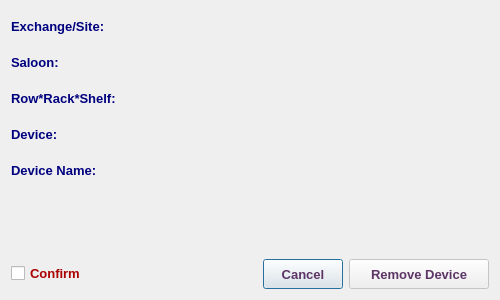
<?xml version="1.0" encoding="UTF-8"?>
<ui version="4.0">
 <class>RemoveDeviceInstallDialog</class>
 <widget class="QDialog" name="RemoveDeviceInstallDialog">
  <property name="windowModality">
   <enum>Qt::NonModal</enum>
  </property>
  <property name="geometry">
   <rect>
    <x>0</x>
    <y>0</y>
    <width>500</width>
    <height>300</height>
   </rect>
  </property>
  <property name="minimumSize">
   <size>
    <width>500</width>
    <height>300</height>
   </size>
  </property>
  <property name="maximumSize">
   <size>
    <width>501</width>
    <height>301</height>
   </size>
  </property>
  <property name="font">
   <font>
    <family>Tahoma</family>
    <pointsize>10</pointsize>
   </font>
  </property>
  <property name="windowTitle">
   <string>Remove Device</string>
  </property>
  <property name="windowIcon">
   <iconset resource="../../../../image.qrc">
    <normaloff>:/Image/remove.png</normaloff>:/Image/remove.png</iconset>
  </property>
  <layout class="QVBoxLayout" name="verticalLayout">
   <item>
    <layout class="QHBoxLayout" name="horizontalLayout_7">
     <item>
      <widget class="QLabel" name="label_6">
       <property name="minimumSize">
        <size>
         <width>160</width>
         <height>30</height>
        </size>
       </property>
       <property name="maximumSize">
        <size>
         <width>160</width>
         <height>30</height>
        </size>
       </property>
       <property name="font">
        <font>
         <family>Tahoma</family>
         <pointsize>10</pointsize>
         <weight>75</weight>
         <bold>true</bold>
        </font>
       </property>
       <property name="styleSheet">
        <string notr="true">color: rgb(0, 0, 127);</string>
       </property>
       <property name="text">
        <string>Exchange/Site:</string>
       </property>
      </widget>
     </item>
     <item>
      <widget class="QLabel" name="abbrLbl">
       <property name="sizePolicy">
        <sizepolicy hsizetype="Expanding" vsizetype="Preferred">
         <horstretch>0</horstretch>
         <verstretch>0</verstretch>
        </sizepolicy>
       </property>
       <property name="minimumSize">
        <size>
         <width>220</width>
         <height>30</height>
        </size>
       </property>
       <property name="maximumSize">
        <size>
         <width>500</width>
         <height>30</height>
        </size>
       </property>
       <property name="font">
        <font>
         <family>Tahoma</family>
         <pointsize>10</pointsize>
         <weight>75</weight>
         <bold>true</bold>
        </font>
       </property>
       <property name="styleSheet">
        <string notr="true">color: rgb(85, 0, 127);</string>
       </property>
       <property name="text">
        <string/>
       </property>
       <property name="alignment">
        <set>Qt::AlignLeading|Qt::AlignLeft|Qt::AlignVCenter</set>
       </property>
       <property name="wordWrap">
        <bool>true</bool>
       </property>
      </widget>
     </item>
    </layout>
   </item>
   <item>
    <layout class="QHBoxLayout" name="horizontalLayout_6">
     <item>
      <widget class="QLabel" name="label_5">
       <property name="minimumSize">
        <size>
         <width>160</width>
         <height>30</height>
        </size>
       </property>
       <property name="maximumSize">
        <size>
         <width>160</width>
         <height>30</height>
        </size>
       </property>
       <property name="font">
        <font>
         <family>Tahoma</family>
         <pointsize>10</pointsize>
         <weight>75</weight>
         <bold>true</bold>
        </font>
       </property>
       <property name="styleSheet">
        <string notr="true">color: rgb(0, 0, 127);</string>
       </property>
       <property name="text">
        <string>Saloon:</string>
       </property>
      </widget>
     </item>
     <item>
      <widget class="QLabel" name="saloonLbl">
       <property name="sizePolicy">
        <sizepolicy hsizetype="Expanding" vsizetype="Preferred">
         <horstretch>0</horstretch>
         <verstretch>0</verstretch>
        </sizepolicy>
       </property>
       <property name="minimumSize">
        <size>
         <width>200</width>
         <height>30</height>
        </size>
       </property>
       <property name="maximumSize">
        <size>
         <width>500</width>
         <height>30</height>
        </size>
       </property>
       <property name="font">
        <font>
         <family>Tahoma</family>
         <pointsize>10</pointsize>
         <weight>75</weight>
         <bold>true</bold>
        </font>
       </property>
       <property name="styleSheet">
        <string notr="true">color: rgb(85, 0, 127);</string>
       </property>
       <property name="text">
        <string/>
       </property>
       <property name="alignment">
        <set>Qt::AlignLeading|Qt::AlignLeft|Qt::AlignVCenter</set>
       </property>
       <property name="wordWrap">
        <bool>true</bool>
       </property>
      </widget>
     </item>
    </layout>
   </item>
   <item>
    <layout class="QHBoxLayout" name="horizontalLayout">
     <item>
      <widget class="QLabel" name="label">
       <property name="minimumSize">
        <size>
         <width>160</width>
         <height>30</height>
        </size>
       </property>
       <property name="maximumSize">
        <size>
         <width>160</width>
         <height>30</height>
        </size>
       </property>
       <property name="font">
        <font>
         <family>Tahoma</family>
         <pointsize>10</pointsize>
         <weight>75</weight>
         <bold>true</bold>
        </font>
       </property>
       <property name="styleSheet">
        <string notr="true">color: rgb(0, 0, 127);</string>
       </property>
       <property name="text">
        <string>Row*Rack*Shelf:</string>
       </property>
      </widget>
     </item>
     <item>
      <widget class="QLabel" name="rowRackShelfLbl">
       <property name="sizePolicy">
        <sizepolicy hsizetype="Expanding" vsizetype="Preferred">
         <horstretch>0</horstretch>
         <verstretch>0</verstretch>
        </sizepolicy>
       </property>
       <property name="minimumSize">
        <size>
         <width>200</width>
         <height>30</height>
        </size>
       </property>
       <property name="maximumSize">
        <size>
         <width>500</width>
         <height>30</height>
        </size>
       </property>
       <property name="font">
        <font>
         <family>Tahoma</family>
         <pointsize>10</pointsize>
         <weight>75</weight>
         <bold>true</bold>
        </font>
       </property>
       <property name="styleSheet">
        <string notr="true">color: rgb(85, 0, 127);</string>
       </property>
       <property name="text">
        <string/>
       </property>
       <property name="wordWrap">
        <bool>true</bool>
       </property>
      </widget>
     </item>
    </layout>
   </item>
   <item>
    <layout class="QHBoxLayout" name="horizontalLayout_3">
     <item>
      <widget class="QLabel" name="label_3">
       <property name="minimumSize">
        <size>
         <width>160</width>
         <height>30</height>
        </size>
       </property>
       <property name="maximumSize">
        <size>
         <width>160</width>
         <height>30</height>
        </size>
       </property>
       <property name="font">
        <font>
         <family>Tahoma</family>
         <pointsize>10</pointsize>
         <weight>75</weight>
         <bold>true</bold>
        </font>
       </property>
       <property name="styleSheet">
        <string notr="true">color: rgb(0, 0, 127);</string>
       </property>
       <property name="text">
        <string>Device:</string>
       </property>
      </widget>
     </item>
     <item>
      <widget class="QLabel" name="deviceLbl">
       <property name="sizePolicy">
        <sizepolicy hsizetype="Expanding" vsizetype="Preferred">
         <horstretch>0</horstretch>
         <verstretch>0</verstretch>
        </sizepolicy>
       </property>
       <property name="minimumSize">
        <size>
         <width>200</width>
         <height>30</height>
        </size>
       </property>
       <property name="maximumSize">
        <size>
         <width>500</width>
         <height>30</height>
        </size>
       </property>
       <property name="font">
        <font>
         <family>Tahoma</family>
         <pointsize>10</pointsize>
         <weight>75</weight>
         <bold>true</bold>
        </font>
       </property>
       <property name="styleSheet">
        <string notr="true">color: rgb(85, 0, 127);</string>
       </property>
       <property name="text">
        <string/>
       </property>
       <property name="wordWrap">
        <bool>true</bool>
       </property>
      </widget>
     </item>
    </layout>
   </item>
   <item>
    <layout class="QHBoxLayout" name="horizontalLayout_5">
     <item>
      <widget class="QLabel" name="label_4">
       <property name="minimumSize">
        <size>
         <width>160</width>
         <height>30</height>
        </size>
       </property>
       <property name="maximumSize">
        <size>
         <width>160</width>
         <height>30</height>
        </size>
       </property>
       <property name="font">
        <font>
         <family>Tahoma</family>
         <pointsize>10</pointsize>
         <weight>75</weight>
         <bold>true</bold>
        </font>
       </property>
       <property name="styleSheet">
        <string notr="true">color: rgb(0, 0, 127);</string>
       </property>
       <property name="text">
        <string>Device Name:</string>
       </property>
      </widget>
     </item>
     <item>
      <widget class="QLabel" name="deviceNameLbl">
       <property name="sizePolicy">
        <sizepolicy hsizetype="Expanding" vsizetype="Preferred">
         <horstretch>0</horstretch>
         <verstretch>0</verstretch>
        </sizepolicy>
       </property>
       <property name="minimumSize">
        <size>
         <width>220</width>
         <height>30</height>
        </size>
       </property>
       <property name="maximumSize">
        <size>
         <width>500</width>
         <height>30</height>
        </size>
       </property>
       <property name="font">
        <font>
         <family>Tahoma</family>
         <pointsize>10</pointsize>
         <weight>75</weight>
         <bold>true</bold>
        </font>
       </property>
       <property name="styleSheet">
        <string notr="true">color: rgb(85, 0, 127);</string>
       </property>
       <property name="text">
        <string/>
       </property>
       <property name="wordWrap">
        <bool>true</bool>
       </property>
      </widget>
     </item>
    </layout>
   </item>
   <item>
    <widget class="QLabel" name="errorLbl">
     <property name="minimumSize">
      <size>
       <width>200</width>
       <height>30</height>
      </size>
     </property>
     <property name="maximumSize">
      <size>
       <width>16777215</width>
       <height>25</height>
      </size>
     </property>
     <property name="font">
      <font>
       <family>Tahoma</family>
       <pointsize>10</pointsize>
       <weight>75</weight>
       <bold>true</bold>
      </font>
     </property>
     <property name="styleSheet">
      <string notr="true">color: rgb(170, 0, 0);</string>
     </property>
     <property name="text">
      <string/>
     </property>
    </widget>
   </item>
   <item>
    <spacer name="verticalSpacer">
     <property name="font">
      <font>
       <family>Tahoma</family>
       <pointsize>10</pointsize>
      </font>
     </property>
     <property name="orientation">
      <enum>Qt::Vertical</enum>
     </property>
     <property name="sizeHint" stdset="0">
      <size>
       <width>20</width>
       <height>26</height>
      </size>
     </property>
    </spacer>
   </item>
   <item>
    <layout class="QHBoxLayout" name="horizontalLayout_4">
     <item>
      <widget class="QCheckBox" name="checkBox">
       <property name="font">
        <font>
         <family>Tahoma</family>
         <pointsize>10</pointsize>
         <weight>75</weight>
         <bold>true</bold>
        </font>
       </property>
       <property name="styleSheet">
        <string notr="true">color: rgb(170, 0, 0);</string>
       </property>
       <property name="text">
        <string>Confirm</string>
       </property>
      </widget>
     </item>
     <item>
      <spacer name="horizontalSpacer">
       <property name="font">
        <font>
         <family>Tahoma</family>
         <pointsize>10</pointsize>
        </font>
       </property>
       <property name="orientation">
        <enum>Qt::Horizontal</enum>
       </property>
       <property name="sizeHint" stdset="0">
        <size>
         <width>40</width>
         <height>20</height>
        </size>
       </property>
      </spacer>
     </item>
     <item>
      <widget class="QPushButton" name="cancelBtn">
       <property name="sizePolicy">
        <sizepolicy hsizetype="Preferred" vsizetype="Preferred">
         <horstretch>0</horstretch>
         <verstretch>0</verstretch>
        </sizepolicy>
       </property>
       <property name="minimumSize">
        <size>
         <width>80</width>
         <height>30</height>
        </size>
       </property>
       <property name="maximumSize">
        <size>
         <width>150</width>
         <height>30</height>
        </size>
       </property>
       <property name="font">
        <font>
         <family>Tahoma</family>
         <pointsize>10</pointsize>
         <weight>75</weight>
         <bold>true</bold>
        </font>
       </property>
       <property name="styleSheet">
        <string notr="true">color: rgb(92, 53, 102);</string>
       </property>
       <property name="text">
        <string>Cancel</string>
       </property>
      </widget>
     </item>
     <item>
      <widget class="QPushButton" name="okBtn">
       <property name="enabled">
        <bool>false</bool>
       </property>
       <property name="sizePolicy">
        <sizepolicy hsizetype="Preferred" vsizetype="Preferred">
         <horstretch>0</horstretch>
         <verstretch>0</verstretch>
        </sizepolicy>
       </property>
       <property name="minimumSize">
        <size>
         <width>140</width>
         <height>30</height>
        </size>
       </property>
       <property name="maximumSize">
        <size>
         <width>200</width>
         <height>30</height>
        </size>
       </property>
       <property name="font">
        <font>
         <family>Tahoma</family>
         <pointsize>10</pointsize>
         <weight>75</weight>
         <bold>true</bold>
        </font>
       </property>
       <property name="styleSheet">
        <string notr="true">color: rgb(92, 53, 102);</string>
       </property>
       <property name="text">
        <string>Remove Device</string>
       </property>
       <property name="icon">
        <iconset resource="../../../../image.qrc">
         <normaloff>:/Image/remove.png</normaloff>:/Image/remove.png</iconset>
       </property>
       <property name="iconSize">
        <size>
         <width>20</width>
         <height>20</height>
        </size>
       </property>
      </widget>
     </item>
    </layout>
   </item>
  </layout>
 </widget>
 <tabstops>
  <tabstop>checkBox</tabstop>
  <tabstop>okBtn</tabstop>
  <tabstop>cancelBtn</tabstop>
 </tabstops>
 <resources>
  <include location="../../../../image.qrc"/>
 </resources>
 <connections/>
</ui>
